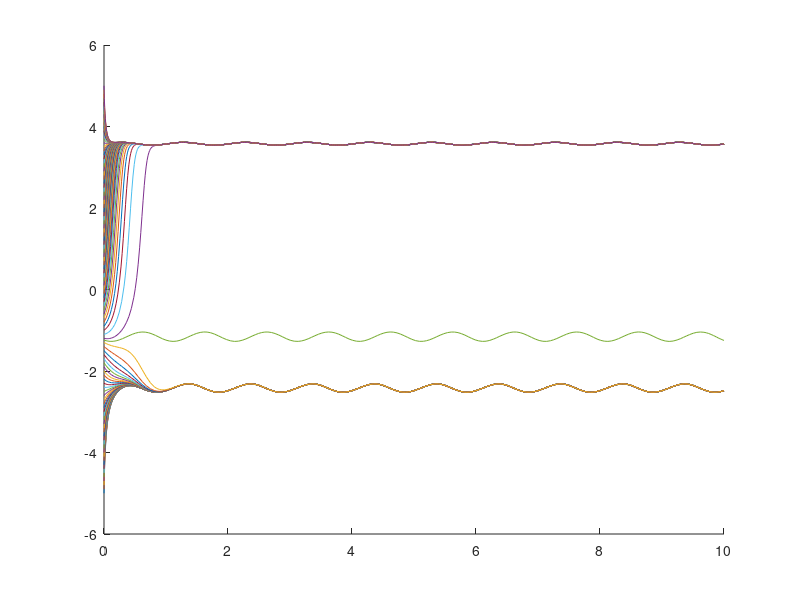
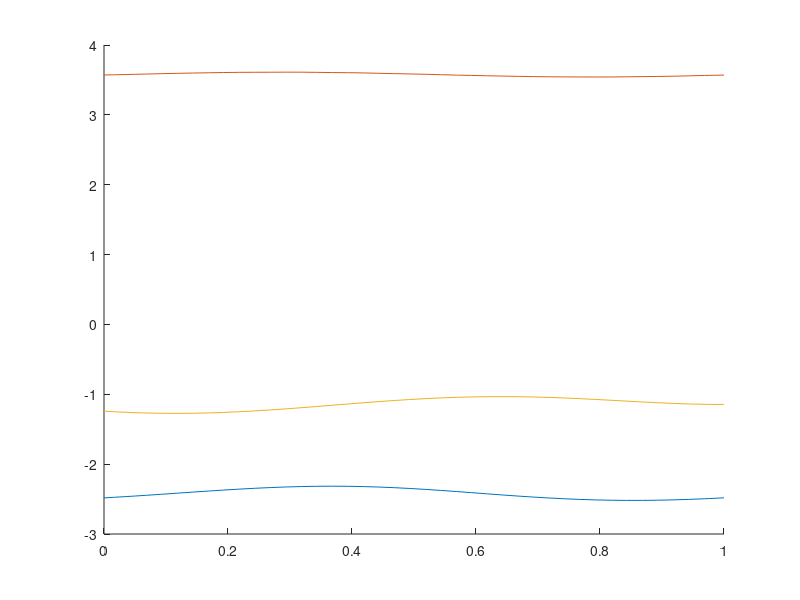

Write the MATLAB code that produced these figures, in order.
% This script plots solution trajectories

clear,clc

% Parameters
r=10;
w=2*pi;
h=10;

% Plot solution trajectories %%%%%%%%%%%%%%%%%%%%%%%%%%%%%%%%%%%%%%%%%%%%%%
x0 = -5:0.1:5;
tend = 10;

% Run for several initial conditions for a long time
figure, hold on

xprev = -2; unstable = 0;
for m = 1:length(x0)
    [t,x] = ode45(@(t,x) h+r*x-x^3+sin(w*t),[0, tend],x0(m));

    plot(t,x) 
    
    if (abs(xprev - x(end)) > 1) && (unstable==0)
        x0_unstable = (x0(m) + x0(m-1))/2;
        
        [t,x] = ode45(@(t,x) h+r*x-x^3+sin(w*t),[tend, 0],x0_unstable);
        
        plot(t,x)
        
        x0_unstable = x(end);
        unstable = 1;
    end
    
    xprev = x(end);
end

% Re-run ode45 for first and last x0 to get the initial conditions for the
% steady-states
[~,xfirst] = ode45(@(t,x) h+r*x-x^3+sin(w*t),[0, tend],x0(1));
[~,xlast] = ode45(@(t,x) h+r*x-x^3+sin(w*t),[0, tend],x0(end));
[~,xunstable] = ode45(@(t,x) h+r*x-x^3+sin(w*t),[0, tend],x0(end));

% Create and plot all periodic solutions
[t1,x1] = ode45(@(t,x) h+r*x-x^3+sin(w*t),[0, 1],xfirst(end));
[t2,x2] = ode45(@(t,x) h+r*x-x^3+sin(w*t),[0, 1],xlast(end));
[t3,x3] = ode45(@(t,x) h+r*x-x^3+sin(w*t),[0, 1],x0_unstable);

figure, hold on
plot(t1,x1)
plot(t2,x2)
plot(t3,x3)